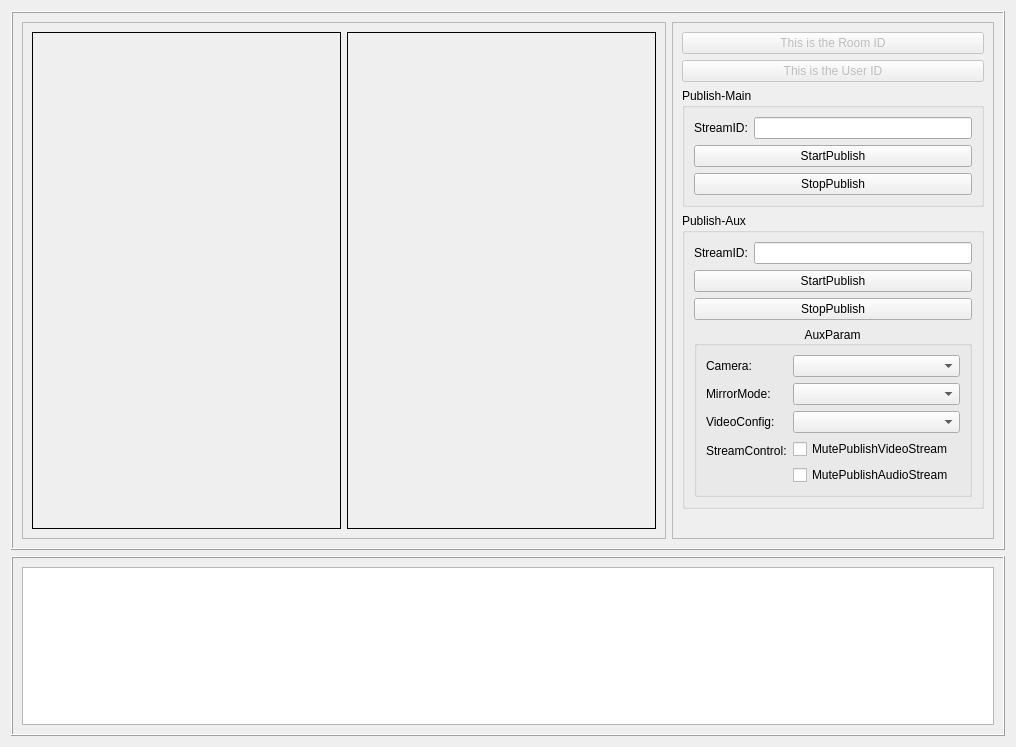
<?xml version="1.0" encoding="UTF-8"?>
<ui version="4.0">
 <class>ZegoAuxStreamDemo</class>
 <widget class="QWidget" name="ZegoAuxStreamDemo">
  <property name="geometry">
   <rect>
    <x>0</x>
    <y>0</y>
    <width>1016</width>
    <height>747</height>
   </rect>
  </property>
  <property name="windowTitle">
   <string>Form</string>
  </property>
  <layout class="QVBoxLayout" name="verticalLayout_3" stretch="3,1">
   <item>
    <widget class="QFrame" name="frame">
     <property name="frameShape">
      <enum>QFrame::Box</enum>
     </property>
     <property name="frameShadow">
      <enum>QFrame::Raised</enum>
     </property>
     <layout class="QHBoxLayout" name="horizontalLayout" stretch="2,1">
      <item>
       <widget class="QFrame" name="frame_6">
        <property name="frameShape">
         <enum>QFrame::StyledPanel</enum>
        </property>
        <property name="frameShadow">
         <enum>QFrame::Raised</enum>
        </property>
        <layout class="QHBoxLayout" name="horizontalLayout_4">
         <item>
          <widget class="QFrame" name="frame_local_preview_1">
           <property name="sizePolicy">
            <sizepolicy hsizetype="Preferred" vsizetype="Expanding">
             <horstretch>0</horstretch>
             <verstretch>0</verstretch>
            </sizepolicy>
           </property>
           <property name="frameShape">
            <enum>QFrame::Box</enum>
           </property>
          </widget>
         </item>
         <item>
          <widget class="QFrame" name="frame_local_preview_2">
           <property name="sizePolicy">
            <sizepolicy hsizetype="Preferred" vsizetype="Expanding">
             <horstretch>0</horstretch>
             <verstretch>0</verstretch>
            </sizepolicy>
           </property>
           <property name="frameShape">
            <enum>QFrame::Box</enum>
           </property>
          </widget>
         </item>
        </layout>
       </widget>
      </item>
      <item>
       <widget class="QFrame" name="frame_2">
        <property name="maximumSize">
         <size>
          <width>500</width>
          <height>16777215</height>
         </size>
        </property>
        <property name="frameShape">
         <enum>QFrame::StyledPanel</enum>
        </property>
        <property name="frameShadow">
         <enum>QFrame::Raised</enum>
        </property>
        <layout class="QVBoxLayout" name="verticalLayout_4">
         <item>
          <widget class="QPushButton" name="pushButton_roomID">
           <property name="enabled">
            <bool>false</bool>
           </property>
           <property name="text">
            <string>This is the Room ID</string>
           </property>
          </widget>
         </item>
         <item>
          <widget class="QPushButton" name="pushButton_userID">
           <property name="enabled">
            <bool>false</bool>
           </property>
           <property name="text">
            <string>This is the User ID</string>
           </property>
          </widget>
         </item>
         <item>
          <widget class="QGroupBox" name="groupBox">
           <property name="title">
            <string>Publish-Main</string>
           </property>
           <layout class="QVBoxLayout" name="verticalLayout">
            <item>
             <layout class="QHBoxLayout" name="horizontalLayout_2">
              <item>
               <widget class="QLabel" name="label_2">
                <property name="text">
                 <string>StreamID:</string>
                </property>
               </widget>
              </item>
              <item>
               <widget class="QLineEdit" name="lineEdit_streamID_1"/>
              </item>
             </layout>
            </item>
            <item>
             <widget class="QPushButton" name="pushButton_startPublish_1">
              <property name="text">
               <string>StartPublish</string>
              </property>
             </widget>
            </item>
            <item>
             <widget class="QPushButton" name="pushButton_stopPublish_1">
              <property name="text">
               <string>StopPublish</string>
              </property>
             </widget>
            </item>
           </layout>
          </widget>
         </item>
         <item>
          <widget class="QGroupBox" name="groupBox_2">
           <property name="title">
            <string>Publish-Aux</string>
           </property>
           <layout class="QVBoxLayout" name="verticalLayout_6">
            <item>
             <layout class="QHBoxLayout" name="horizontalLayout_3">
              <item>
               <widget class="QLabel" name="label_3">
                <property name="text">
                 <string>StreamID:</string>
                </property>
               </widget>
              </item>
              <item>
               <widget class="QLineEdit" name="lineEdit_streamID_2"/>
              </item>
             </layout>
            </item>
            <item>
             <widget class="QPushButton" name="pushButton_startPublish_2">
              <property name="text">
               <string>StartPublish</string>
              </property>
             </widget>
            </item>
            <item>
             <widget class="QPushButton" name="pushButton_stopPublish_2">
              <property name="text">
               <string>StopPublish</string>
              </property>
             </widget>
            </item>
            <item>
             <widget class="QGroupBox" name="groupBox_3">
              <property name="title">
               <string>AuxParam</string>
              </property>
              <property name="alignment">
               <set>Qt::AlignCenter</set>
              </property>
              <layout class="QFormLayout" name="formLayout_3">
               <item row="3" column="0">
                <widget class="QLabel" name="label_9">
                 <property name="text">
                  <string>MirrorMode:</string>
                 </property>
                </widget>
               </item>
               <item row="3" column="1">
                <widget class="QComboBox" name="comboBox_mirrormode">
                 <property name="sizePolicy">
                  <sizepolicy hsizetype="Preferred" vsizetype="Preferred">
                   <horstretch>0</horstretch>
                   <verstretch>0</verstretch>
                  </sizepolicy>
                 </property>
                 <property name="maximumSize">
                  <size>
                   <width>16777215</width>
                   <height>16777215</height>
                  </size>
                 </property>
                </widget>
               </item>
               <item row="4" column="0">
                <widget class="QLabel" name="label_11">
                 <property name="text">
                  <string>VideoConfig:</string>
                 </property>
                </widget>
               </item>
               <item row="4" column="1">
                <widget class="QComboBox" name="comboBox_videoConfig">
                 <property name="enabled">
                  <bool>true</bool>
                 </property>
                 <property name="sizePolicy">
                  <sizepolicy hsizetype="Preferred" vsizetype="Preferred">
                   <horstretch>0</horstretch>
                   <verstretch>0</verstretch>
                  </sizepolicy>
                 </property>
                 <property name="maximumSize">
                  <size>
                   <width>16777215</width>
                   <height>16777215</height>
                  </size>
                 </property>
                </widget>
               </item>
               <item row="5" column="0">
                <widget class="QLabel" name="label_10">
                 <property name="text">
                  <string>StreamControl:</string>
                 </property>
                </widget>
               </item>
               <item row="5" column="1">
                <layout class="QVBoxLayout" name="verticalLayout_5">
                 <item>
                  <widget class="QCheckBox" name="checkBox_mutePublishStreamVideo">
                   <property name="text">
                    <string>MutePublishVideoStream</string>
                   </property>
                  </widget>
                 </item>
                 <item>
                  <widget class="QCheckBox" name="checkBox_mutePublishStreamAudio">
                   <property name="text">
                    <string>MutePublishAudioStream</string>
                   </property>
                  </widget>
                 </item>
                </layout>
               </item>
               <item row="1" column="0">
                <widget class="QLabel" name="label_4">
                 <property name="text">
                  <string>Camera:</string>
                 </property>
                </widget>
               </item>
               <item row="1" column="1">
                <widget class="QComboBox" name="comboBox_camera">
                 <property name="sizePolicy">
                  <sizepolicy hsizetype="Preferred" vsizetype="Preferred">
                   <horstretch>0</horstretch>
                   <verstretch>0</verstretch>
                  </sizepolicy>
                 </property>
                 <property name="maximumSize">
                  <size>
                   <width>16777215</width>
                   <height>16777215</height>
                  </size>
                 </property>
                </widget>
               </item>
              </layout>
             </widget>
            </item>
           </layout>
          </widget>
         </item>
         <item>
          <spacer name="verticalSpacer">
           <property name="orientation">
            <enum>Qt::Vertical</enum>
           </property>
           <property name="sizeHint" stdset="0">
            <size>
             <width>20</width>
             <height>40</height>
            </size>
           </property>
          </spacer>
         </item>
        </layout>
       </widget>
      </item>
     </layout>
    </widget>
   </item>
   <item>
    <widget class="QFrame" name="frame_5">
     <property name="sizePolicy">
      <sizepolicy hsizetype="Preferred" vsizetype="Preferred">
       <horstretch>0</horstretch>
       <verstretch>0</verstretch>
      </sizepolicy>
     </property>
     <property name="minimumSize">
      <size>
       <width>300</width>
       <height>0</height>
      </size>
     </property>
     <property name="maximumSize">
      <size>
       <width>16777215</width>
       <height>16777215</height>
      </size>
     </property>
     <property name="frameShape">
      <enum>QFrame::Box</enum>
     </property>
     <property name="frameShadow">
      <enum>QFrame::Raised</enum>
     </property>
     <layout class="QVBoxLayout" name="verticalLayout_2">
      <item>
       <widget class="QTextEdit" name="textEdit_log">
        <property name="html">
         <string>&lt;!DOCTYPE HTML PUBLIC &quot;-//W3C//DTD HTML 4.0//EN&quot; &quot;http://www.w3.org/TR/REC-html40/strict.dtd&quot;&gt;
&lt;html&gt;&lt;head&gt;&lt;meta name=&quot;qrichtext&quot; content=&quot;1&quot; /&gt;&lt;style type=&quot;text/css&quot;&gt;
p, li { white-space: pre-wrap; }
&lt;/style&gt;&lt;/head&gt;&lt;body style=&quot; font-family:'.AppleSystemUIFont'; font-size:13pt; font-weight:400; font-style:normal;&quot;&gt;
&lt;p style=&quot;-qt-paragraph-type:empty; margin-top:0px; margin-bottom:0px; margin-left:0px; margin-right:0px; -qt-block-indent:0; text-indent:0px; font-family:'SimSun'; font-size:9pt;&quot;&gt;&lt;br /&gt;&lt;/p&gt;&lt;/body&gt;&lt;/html&gt;</string>
        </property>
       </widget>
      </item>
     </layout>
    </widget>
   </item>
  </layout>
 </widget>
 <resources/>
 <connections/>
</ui>
